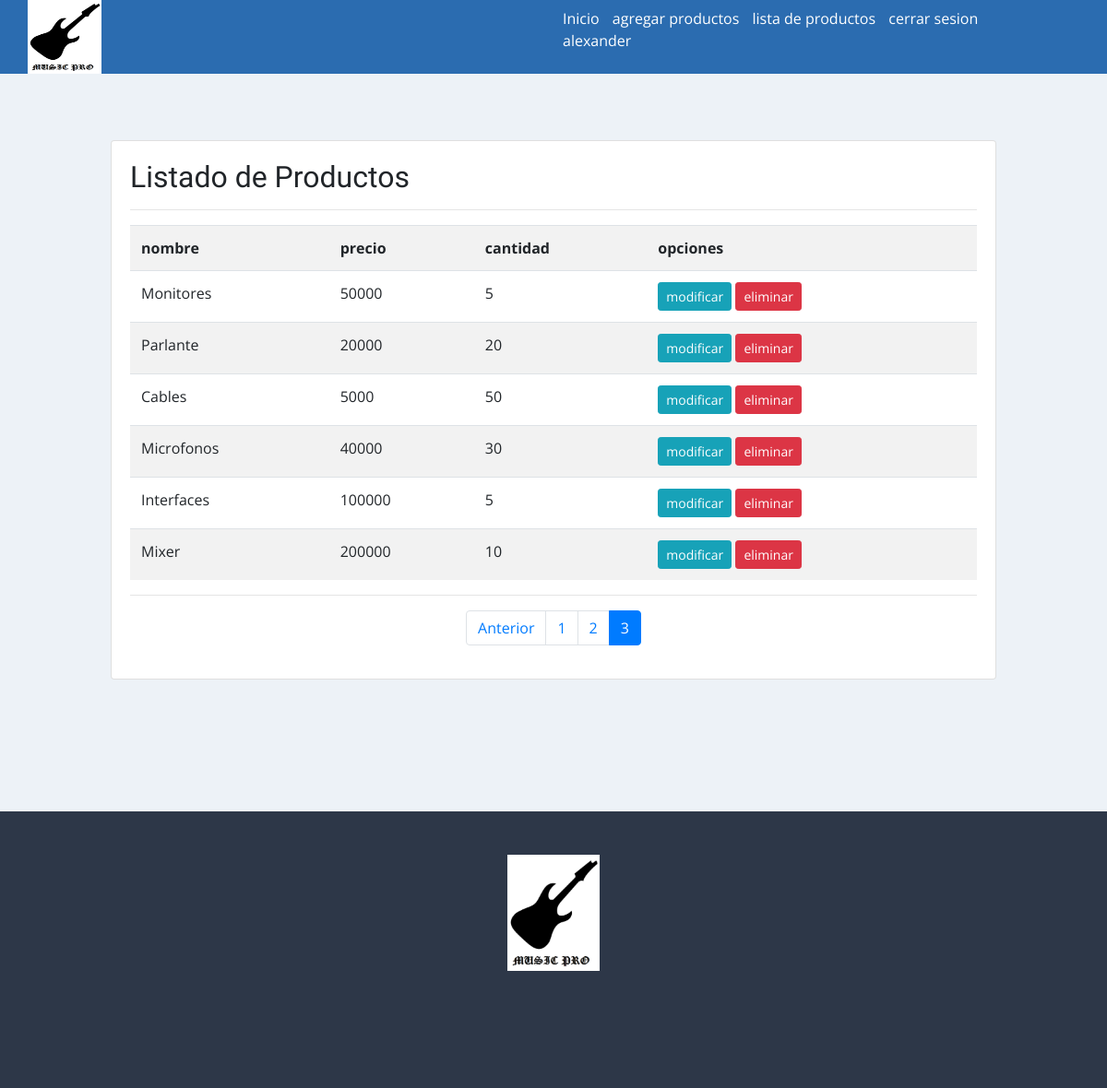
The page /listar-insumos/?page=3 (signed in) on the database its author committed.
### app/models.py (models this page shows, shortened)
class Insumos(models.Model):
    nombre = models.CharField(max_length=125)
    precio = models.IntegerField()
    cantidad = models.IntegerField()
    categoria = models.IntegerField(choices=categoria_instrumento)
    tipo = models.IntegerField(choices=tipo_instrumento)
    imagen = models.ImageField(upload_to="insumos", null=True)

### app/views.py (the view)
# urls.py: path('listar-insumos/', listar_insumos, name="listar_insumos"),
@permission_required('app.view_insumos')
def listar_insumos(request):
    insumos = Insumos.objects.all()
    page = request.GET.get('page', 1)
    try:
        paginator = Paginator(insumos, 10)
        insumos = paginator.page(page)
    except:
        raise Http404
    data = {
        'entity': insumos,
        'paginator':paginator
    }
    return render(request, 'app/insumos/listar.html', data)

### app/templates/app/insumos/listar.html (shortened to what this page needs)
{% extends 'app/base.html' %}
{% block contenido %}
{% load humanize %}
<br>
<br>
<br>
<div class="card">
    <div class="card-body">
        <h2>Listado de Productos</h2>
        <hr>
        <table class="table table-striped table-hover table-responsive-sm">
            <tr>
                <th>nombre</th>
                <th>precio</th>
                <th>cantidad</th>
                <th>opciones</th>
            </tr>
            {% for p in entity %}
            <tr>
                <td>{{ p.nombre  | title }}</td>
                <td>{{ p.precio }}</td>
                <td>{{ p.cantidad }}</td>
                <td>
                    {% if perms.app.change_insumos %}
                    <a href="{% url 'modificar_insumos' p.id %}" class="btn btn-info btn-sm">modificar</a>
                    {% endif %}
                    {% if perms.app.delete_insumos %}
                    <a href="#" onclick="EliminarInsumos({{ p.id }})" class="btn btn-danger btn-sm">eliminar</a>
                    {% endif %}
                </td>
            </tr>
            {% endfor %}
        </table>
        <hr>
        <div>
            {% include 'app/paginator.html' %}
        </div>
    </div>
</div>
{% endblock %}

### app/templates/app/base.html (shortened to what this page needs)
<!DOCTYPE html>
<html lang="es">
<head>
    <link rel="stylesheet" href="https://cdn.jsdelivr.net/npm/bootstrap@4.5.3/dist/css/bootstrap.min.css">
    {% load static %}
    {% load pwa %}
    <link rel="stylesheet" href="{% static 'app/css/estilos.css' %}">
</head>
<body>
    <header id="header">
        <div class="contenedor_logo">
            <img  class="logo"  src="{% static 'app/img/icono/Imagen1.png' %}" alt="logo">
        </div>
        <div>
            <nav id = "nav">
                <ul>
                    <li>
                        <a href="{% url 'home' %}"> Inicio </a>
                    </li>
                    {% if perms.app.add_insumos %}
                    <li>
                        <a href="{% url 'agregar_insumos' %}"> agregar productos </a>
                    </li>
                    {% endif %}
                    {% if perms.app.view_insumos %}
                    <li>
                        <a href="{% url 'listar_insumos' %}"> lista de productos </a>
                    </li>
                    {% endif %}
                    {% if user.is_authenticated %}
                    <li>
                        <a href="{% url 'logout' %}">cerrar sesion</a>
                    </li>
                    <li>
                        <a href="#">{{ user.username }}</a>
                    </li>
                    {% endif %}
                </ul>
            </nav>
        </div>
    </header>
    <div id="contenido">
        {% block contenido %}
        {% endblock %}
    </div>
    <footer>
        <div class="logo_footer">
            <img src="{% static 'app/img/icono/Imagen1.png' %}" alt="logo">
        </div>
        <div>
            <nav id = "nav">
            </nav>
        </div>
    </footer>
</body>
</html>

### app/static/app/css/estilos.css (style rules this page uses)
* { margin:0; padding:0; }
body { background-color:#EDF2F7; font-family: 'Open Sans', sans-serif; }
h1,h2 { font-family: 'Balsamiq Sans', cursive; }
header { width: 100%; height: 80px; background-color: #2B6CB0; display: flex; justify-content: space-between; }
header > div { width: 50%; }
.contenedor_logo { display: flex; align-items: center; }
.logo { width: 80px; margin-left: 30px; height: 80px; }
nav { display: flex; justify-content: flex-end; align-items: center; height: 100%; }
nav > ul { margin-right: 50px; }
nav > ul > li { display: inline; margin-left: 10px; }
nav a { color:white; text-decoration: none; }
#contenido { width: 80%; margin:auto; max-width: 1280px; min-height: 100vh; }
footer { width: 100%; height: 300px; background-color: #2D3748; }
footer > .logo_footer { display: flex; justify-content: center; align-items: center; height: calc(100% - 80px); }
footer > .logo_footer > img { width: 100px; }
footer > div { display: flex; justify-content: center; align-items: center; }

### rows shown on the page
Insumos: nombre "Monitores", precio "50000", cantidad "5"
Insumos: nombre "Parlante", precio "20000", cantidad "20"
Insumos: nombre "Cables", precio "5000", cantidad "50"
Insumos: nombre "Microfonos", precio "40000", cantidad "30"
Insumos: nombre "Interfaces", precio "100000", cantidad "5"
Insumos: nombre "Mixer", precio "200000", cantidad "10"

### other values the page prints
{{ user.username }} "alexander"
{{ page }} "1" "2" "3"
